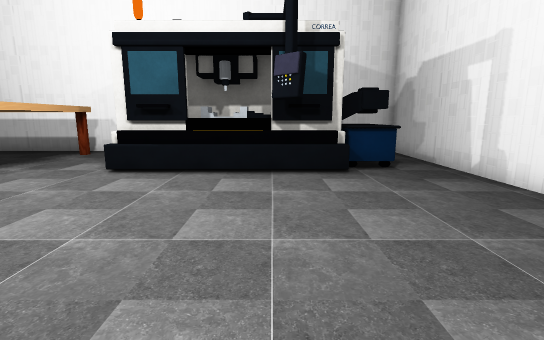
view 1 (above)

14 first-person views from a walk through a 3-D level made in the Unity game engine. The camera is 1.5 m above the floor, tilts 10° down and sees 85° across. The floor is counted in squares, 1 m on a side. Each view is taken from the middle of a square. On the plan, view 1 faces up. The plan holds only what a view shows up to about 15 squares ahead; the rest is blank. The place goes on beyond the plan. The player is left out. Some animated figures are not drawn. Some surface patterns are stand-ins.

view 2
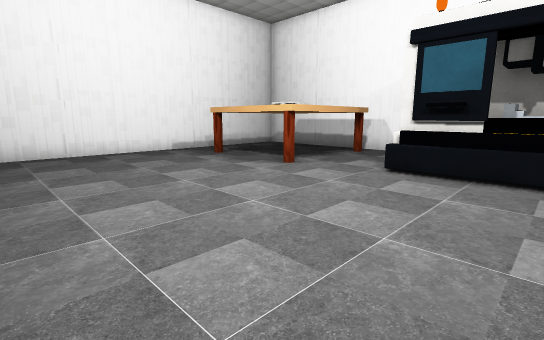

view 3
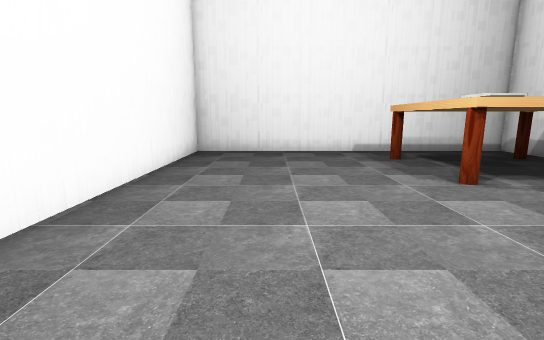

view 4
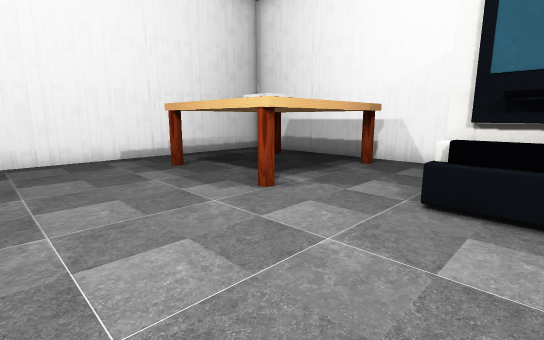

view 5
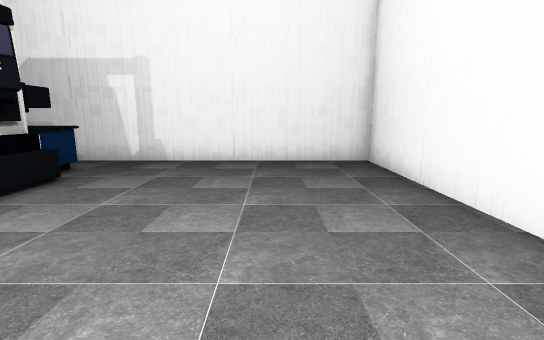

view 6
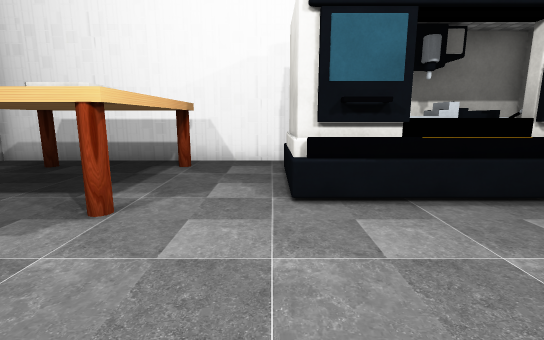

view 7
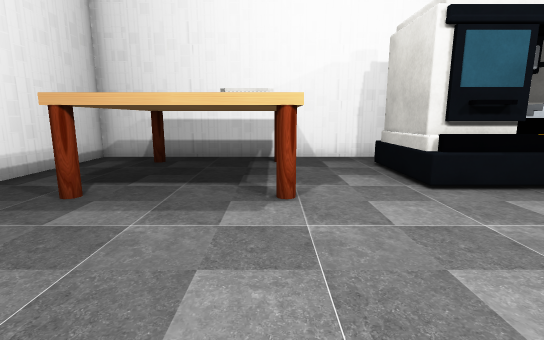

view 8
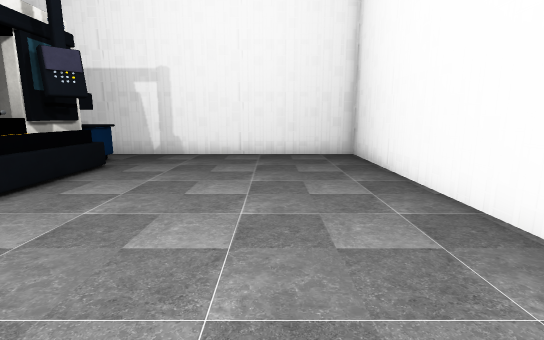

view 9
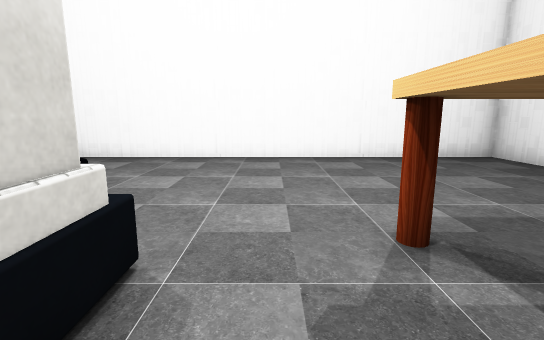

view 10
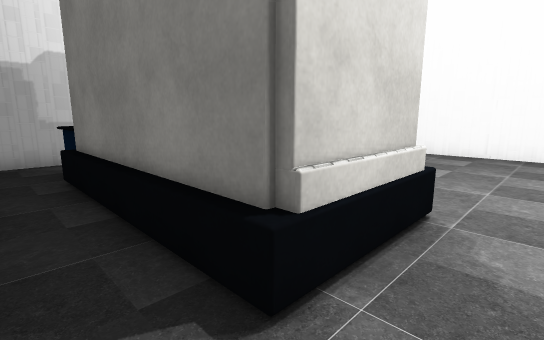

view 11
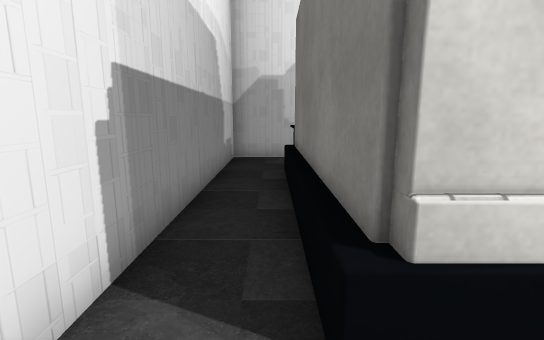

view 12
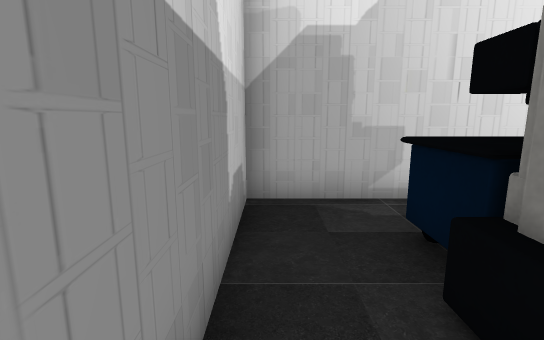

view 13
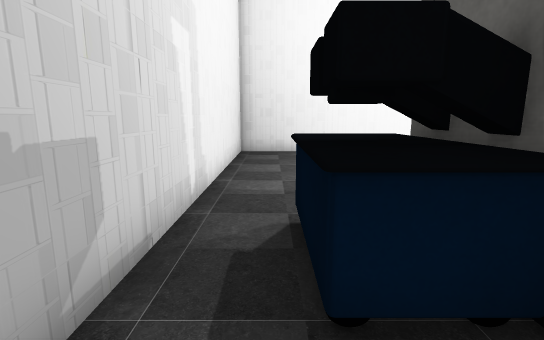

view 14
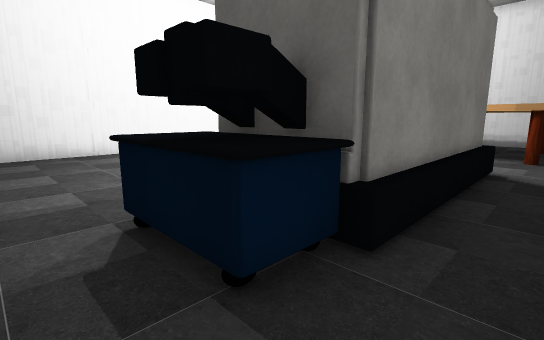

### Floor plan
Points are (right, up) in squares from view 1. A wall is a line through its corners. A room is listed if a view was taken in it or the views show most of it. See-through windows are left out.
Room 1 (views 1, 2, 3, 4, 5, 6, 7, 8, 9, 10, 11)
walls: (-4.5, 8.2) (-4.5, 11.6); (-2.4, 8.7) (-4.5, 8.7); (-4.6, 11.2) (-4.5, 11.7); (-4.7, 11.3) (-4.2, 11.4); (-4.5, 13.5) (-14.5, 13.5) (-14.5, -0.4) (5.4, -0.4) (5.4, 11.5); (2, 8.7) (-0.1, 8.7); (3.6, 8.7) (2.2, 8.7)
low walls: (2.1, 8.2) (-4.5, 8.2)
ways out: opening at (-5, 13) to room 2; opening at (5, 11) to room 2; opening at (-1.5, 8.5) to room 3
objects: other object (-12, 7) to (-12, 8); other object (-12, 12); other object (-8, 7) to (-8, 8); other object (-8, 12)
Room 2 (views 12, 13, 14)
walls: (5.4, 11.5) (5.4, 13.5) (-4.5, 13.5); (-4.6, 11.3) (3.6, 11.3)
ways out: opening at (-5, 13) to room 1; opening at (5, 11) to room 1
Room 3 (no view inside)
walls: (-0.9, 11.1) (-2.1, 11.1); (-2.4, 11.1) (-3.1, 11.1); (1.6, 11.1) (1.1, 11.1)
ways out: opening at (-1.5, 8.5) to room 1
objects: other object (-2, 9) to (1, 10); other object (3, 10)

Positions as (right, up) in squares from view 1, and headings:
1: (0, 0), facing up
2: (-1, 0), facing up-left
3: (-1, 3), facing left
4: (-3, 3), facing up-left
5: (-5, 3), facing right
6: (-5, 3), facing up
7: (-8, 2), facing up
8: (-7, 3), facing right
9: (-6, 11), facing down
10: (-6, 13), facing down-right
11: (-6, 12), facing right
12: (0, 13), facing right
13: (4, 13), facing down
14: (5, 13), facing down-left
